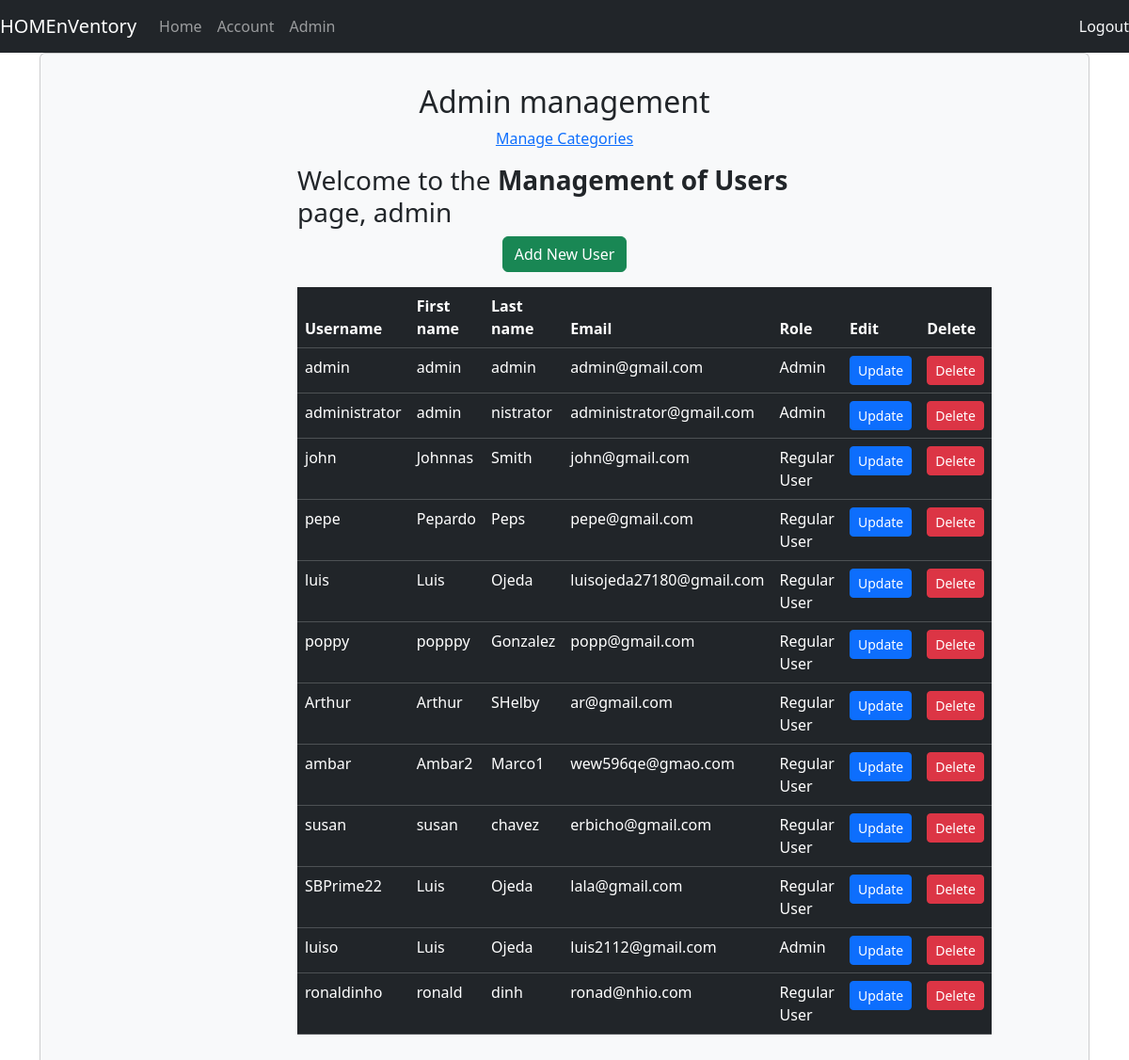
Before: /admin_management/ (signed in) with the older database file.
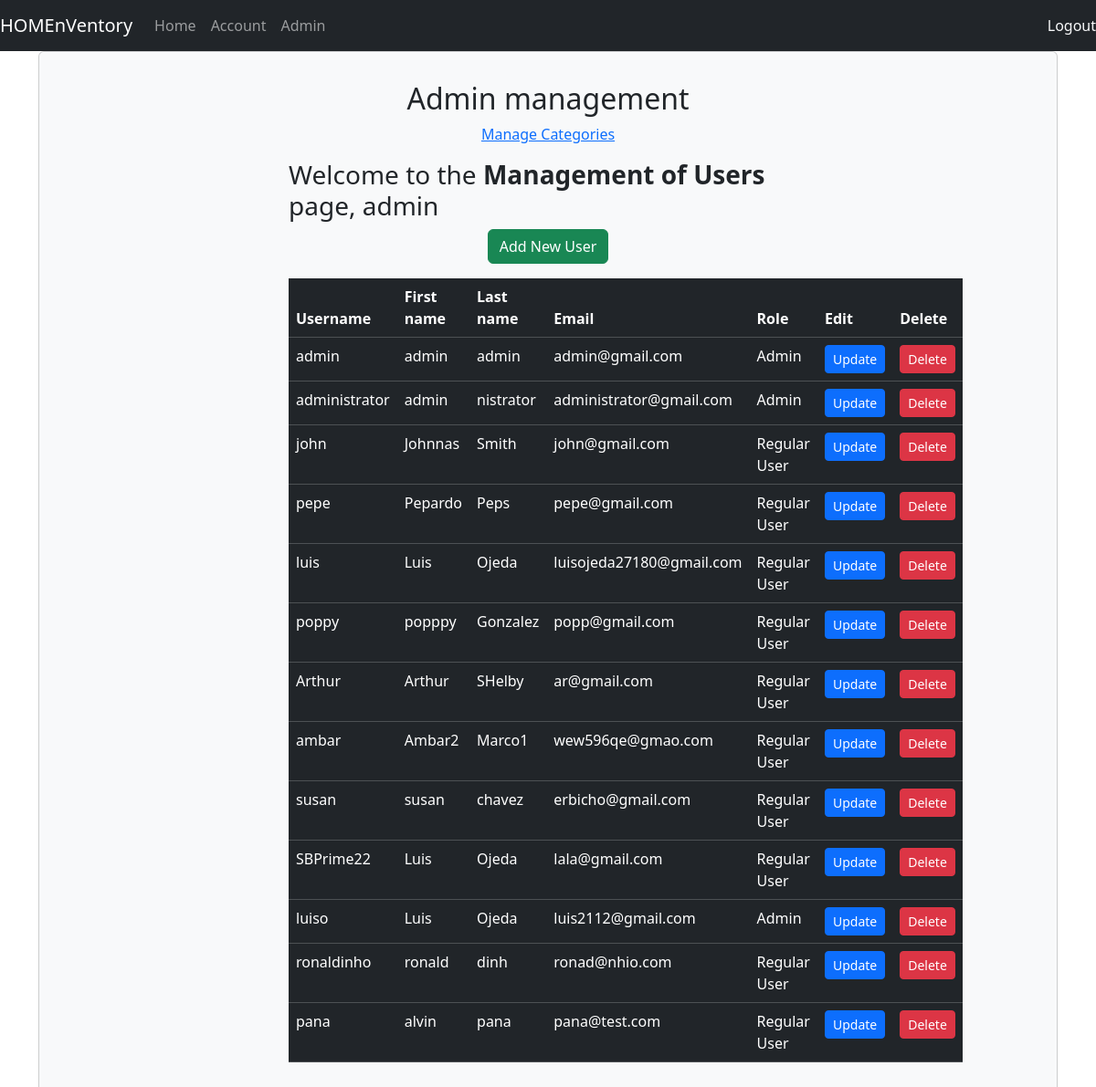
After: the same page with the newer database file.
### inventory/models.py (models this page shows, shortened)
class Account(AbstractUser):
    email = models.EmailField(verbose_name="email", max_length=60, unique=True)
    username = models.CharField(max_length=30, unique=True)
    date_joined = models.DateTimeField(verbose_name='date joined', auto_now_add=True)
    last_login = models.DateTimeField(verbose_name='last login', auto_now=True)
    is_admin = models.BooleanField(default=False)
    is_active = models.BooleanField(default=True)
    is_staff = models.BooleanField(default=False)
    is_superuser = models.BooleanField(default=False)
    first_name = models.CharField(max_length=20)
    last_name = models.CharField(max_length=25)
    USERNAME_FIELD = 'username'
    REQUIRED_FIELDS = ['email', 'first_name', 'last_name']
    objects = AccountManager()
    class Meta:
        verbose_name = 'Account'
        verbose_name_plural = 'Accounts'

### inventory/views.py (the view)
# urls.py: path('admin_management/', views.admin_management_view, name="admin_management"),
def admin_management_view(request):
    context = {}
    user = request.user
    if not user.is_authenticated:
        return redirect("login")
    if not user.is_admin:
        return redirect("user_inventory")
    accounts = Account.objects.all()
    context['accounts'] = accounts
    return render(request, "admin/admin_management.html", context)

### inventory/templates/admin/admin_management.html (shortened to what this page needs)
{% extends 'base.html'%}
{% block content%}
    <div class="container">
        <div class="card bg-light">
            <article class="card-body mx-auto" style="max-width: 600px;">
                <h2 class="card-title mt-3 text-center">Admin management</h2>
                <p class="text-center"><a href="{% url 'manage_categories'%}">Manage Categories</a></p>
                <h3>Welcome to the <b>Management of Users</b> page, {{user.username}}</h3>
                <div class="text-center mb-3">
                    <a class="btn btn-success" href="{% url 'admin_add_user' %}">Add New User</a>
                </div>
                <table class="table table-dark">
                    <thead>
                        <tr>
                            <th scope="col">Username</th>
                            <th scope="col">First name</th>
                            <th scope="col">Last name</th>
                            <th scope="col">Email</th>
                            <th scope="col">Role</th>
                            <th scope="col">Edit</th>
                            <th scope="col">Delete</th>
                        </tr>
                    </thead>
                    {% for account in accounts %}
                        <tr>
                            <td>{{account.username}}</td>
                            <td>{{account.first_name}}</td>
                            <td>{{account.last_name}}</td>
                            <td>{{account.email}}</td>
                            <td>
                                {% if account.is_admin %}
                                    Admin
                                {% else %}
                                    Regular User
                                {% endif %}
                            </td>
                            <td>
                                <a class="btn btn-primary btn-sm" href="{% url 'admin_update_user' account.username %}">Update</a>
                            </td>
                            <td>
                                <form action="{% url 'delete_account' account.username  %}" method="post" style="display: inline;">
                                    <input class="btn btn-danger btn-sm" type="submit" name="Delete" value="Delete" onclick="return confirm('Are you sure you want to delete this user?')">
                                </form>
                            </td>
                        </tr>
                    {% endfor %}
                </table>
            </article>
        </div>
    </div>
{% endblock %}

Changed rows visible on the page:
added Account: username "pana", first_name "alvin", last_name "pana", email "pana@test.com", is_admin "Regular User"
